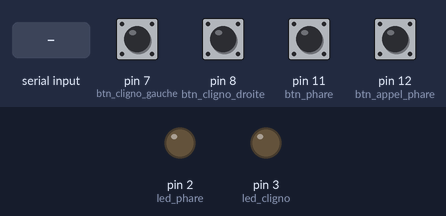
Recording of a sketch running on a simulated Arduino Uno, built with avr-gcc and run on an emulated ATmega328P. On the bench: output pins drawn as LEDs (lit = HIGH). Inputs (shaded band) come from the test bench; at power-on: pin 7 (btn_cligno_gauche), pin 8 (btn_cligno_droite), pin 11 (btn_phare), pin 12 (btn_appel_phare) HIGH.

Above: at 1.2 s.
1.3 s: pin 7 (btn_cligno_gauche) pulled LOW for 0.15 s
At 1.35 s:
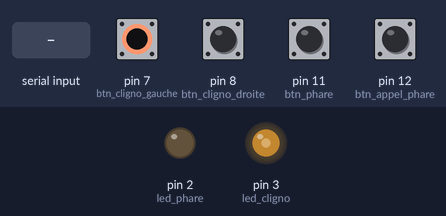
4.3 s: pin 8 (btn_cligno_droite) pulled LOW for 1 s
7.3 s: pin 11 (btn_phare) pulled LOW for 0.15 s
At 7.37 s:
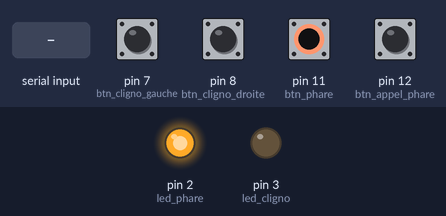
8.9 s: pin 7 (btn_cligno_gauche) pulled LOW for 1 s
11.9 s: pin 8 (btn_cligno_droite) pulled LOW for 0.15 s
At 12.07 s:
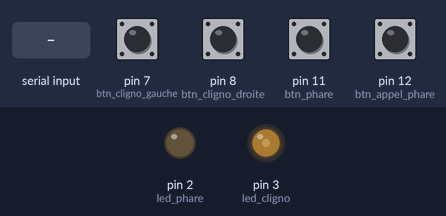
14.9 s: "n" received over the second serial link
At 15.9 s:
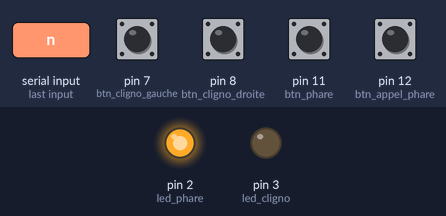
Timing chart, 0 to 17.4 s (numbered marks = the images above; inputs shaded):
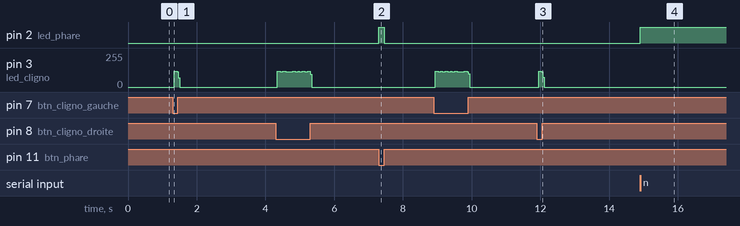

Measured:
- after the input at 1.3 s, pin 3 (led_cligno): 0/255 → 120/255 after 0.05 s, → 0/255 0.08 s later
- after the input at 7.3 s, pin 2 (led_phare): LOW → HIGH at once, → LOW 0.15 s later
- after the input at 11.9 s, pin 3 (led_cligno): 0/255 → 119/255 after 0.05 s, → 0/255 0.08 s later
- after the input at 14.9 s, pin 2 (led_phare): LOW → HIGH at once

The sketch:

COMMANDES.ino
```cpp
#include <SoftwareSerial.h>

//***** BLUETOOTH *****
#define TX A2
#define RX A1

SoftwareSerial hc05(TX,RX);

//***** BOUTONS *****
#define btn_cligno_gauche  7 //INPUT_PULLUP & GND
#define btn_cligno_droite  8 //INPUT_PULLUP & GND
#define btn_phare 11 //INPUT_PULLUP & GND
#define btn_cod 10 //INPUT_PULLUP & GND
#define btn_appel_phare 12 //INPUT_PULLUP & GND
char ancien_val_btn = 'e';
char val_btn = 'e';
int etat_btn_cligno_gauche;
int etat_btn_cligno_droite;
int etat_btn_phare;
int etat_btn_appel_phare;
char mess_envoi;

//***** LEDS *****
#define led_cligno 3 //OUTPUT & GND
#define led_phare 2 //OUTPUT & GND
int compteur = 0; //faire clignoter les LEDs

//***** PHARE *****
char message;

void setup() {

  //***** BOUTON *****
  pinMode(btn_cligno_gauche, INPUT_PULLUP);
  pinMode(btn_cligno_droite, INPUT_PULLUP);
  pinMode(btn_phare, INPUT_PULLUP);
  pinMode(btn_appel_phare, INPUT_PULLUP);
  pinMode(btn_cod, INPUT_PULLUP);

  //***** LEDS *****
  pinMode(led_cligno, OUTPUT);
  pinMode(led_phare, OUTPUT);
  digitalWrite(led_phare, LOW);
  digitalWrite(led_cligno, LOW);

  //***** BLUETOOTH *****
  hc05.begin(38400);
}

void loop() {

  //***** PHARE *****
  if (hc05.available()) {
    message = hc05.read();
    Serial.println(message);
  }
  if (message == 'n') {
    digitalWrite(led_phare, HIGH);
  }
  if (message == 'j') {
    digitalWrite(led_phare, LOW);
  }

  //***** LECTURE DES BOUTONS *****
  etat_btn_cligno_gauche = digitalRead(btn_cligno_gauche);
  etat_btn_cligno_droite = digitalRead(btn_cligno_droite);
  etat_btn_phare = digitalRead(btn_phare);
  etat_btn_appel_phare = digitalRead(btn_appel_phare);
  ancien_val_btn = val_btn;

  //***** TESTS POUR LES CLIGNOTANTS *****
  if (etat_btn_cligno_droite ==1 && etat_btn_cligno_gauche == 0) {
    if (compteur < 5) {
      digitalWrite(led_cligno, HIGH);
      compteur = compteur + 1;
    }
    else if (compteur >= 5 && compteur < 10) {
      digitalWrite(led_cligno, LOW);
      compteur = compteur + 1;
    }
    else {
      compteur = 0;
    }
    val_btn = 'g';
   }
   else if (etat_btn_cligno_droite == 0 && etat_btn_cligno_gauche == 1) {
     if (compteur < 5) {
       digitalWrite(led_cligno, HIGH);
       compteur = compteur + 1;
     }
     else if (compteur >= 5 && compteur < 10) {
       digitalWrite(led_cligno, LOW);
       compteur = compteur + 1;
     }
     else {
       compteur = 0;
     }
     val_btn = 'd';
   }
   else if (etat_btn_cligno_gauche == 1 && etat_btn_cligno_droite == 1) {
     digitalWrite(led_cligno, LOW);
     val_btn = 'e';
   }

   //***** TRANSMISSION DES COMMANDES POUR LES CLIGNOTANTS ****
   if (val_btn != ancien_val_btn) {
     hc05.write(val_btn);
   }

   //***** TESTS POUR LE PHARE *****
   if (etat_btn_phare == 0) {
     digitalWrite(led_phare, HIGH);
     mess_envoi = 'p';
   }
   else if (etat_btn_phare == 0 && message == 'j'){
     digitalWrite(led_phare, HIGH);
     mess_envoi = 'p';
   }
   else if (etat_btn_phare == 1 && message == 'n'){
     digitalWrite(led_phare, HIGH);
     mess_envoi = 'p';
   }
   else {
     digitalWrite(led_phare, LOW);
     mess_envoi = 'q';
   }

   //***** TRANSMISSION DES COMMANDES POUR LE PHARE ****
   hc05.write(mess_envoi);
}
```
